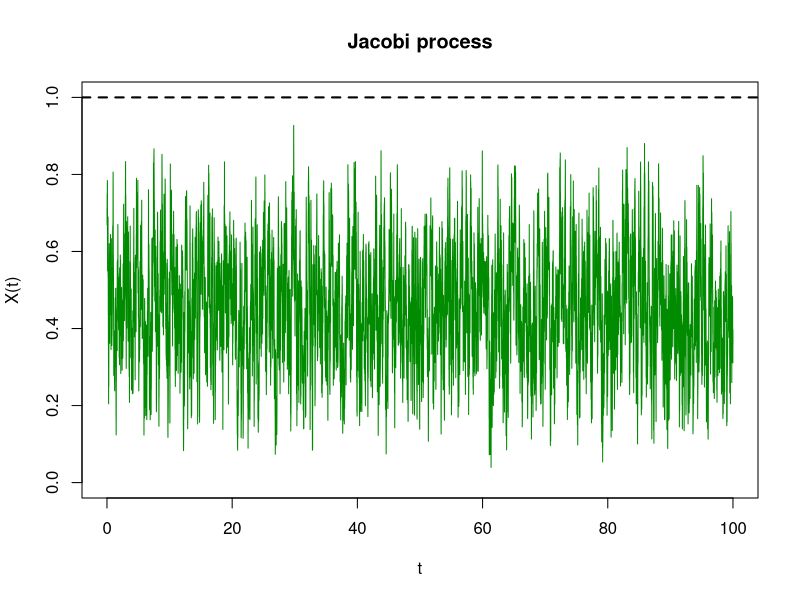

Write R code to recreate this figure.
# STEP A: Data simulation by using Euler-Maruyama method
# ================================================
# We simulate the trajectory of the Jacobi process:
# dX_t = -a(X_t - b) dt + sqrt(2 * X_t * (1 - X_t)) dB_t,
# where a = alpha + beta + 2 and b = (beta + 1) / (alpha + beta + 2).


# 1. Parameter values

alpha <- 5  # Enter a value
beta  <- 4 # Enter a value
a <- alpha + beta + 2
b <- (beta + 1) / (alpha + beta + 2)

# 2. Setup

set.seed(123)  # For reproducibility
T <- 100       # Time horizon
dt <- 0.01     # Time step of the process discretization
M <- T/dt      # Total number of time steps simulated
X <- numeric(M)  # Creates a vector of dimension N to keep the X_t's generated

# Initial condition ~ Beta(1, 1)=Unif(0,1)

X[1] <- rbeta(1, 1, 1)  

# 3.  Euler-Maruyama scheme

for (t in 2:M) {
  dW <- rnorm(1, mean = 0, sd = sqrt(dt))  # generation of the noises
  X[t] <- X[t-1] + (-a * (X[t-1] - b) * dt) + sqrt(2 * X[t-1] * (1 - X[t-1])) * dW
  
# To keel the X_t's values in (0, 1)
  
  if (X[t] >= 1) X[t] <- 0.99
  if (X[t] <= 0) X[t] <- 0.01
}

# 4. Visualization of the simulated trajectory

plot(seq(1, M) * dt, X, type = "l", col = "green4", 
     xlab = "t", ylab = "X(t)", main = "Jacobi process",
     ylim = c(0, 1))  
abline(h = 1, col = "black", lwd = 2, lty = 2)  # Line at 1 to show the superior limit    

# PASO B: A ``pre-estimation'' of  alpha and beta
# ================================================
# Fitting the Beta distribution parameters with the elements of the simulated 
# trajectory by using the method of moments (MM), which, for large times, can 
# give good approximations by the ergodicity of the process


mu <- mean(X)

var <- var(X)

s1 <- ((1 - mu) / var - 1 / mu) * mu ^ 2 

s2 <- s1 * (1 / mu - 1)

beta_prest  <- s1-1
alpha_prest <- s2-1

alpha_prest
beta_prest 

